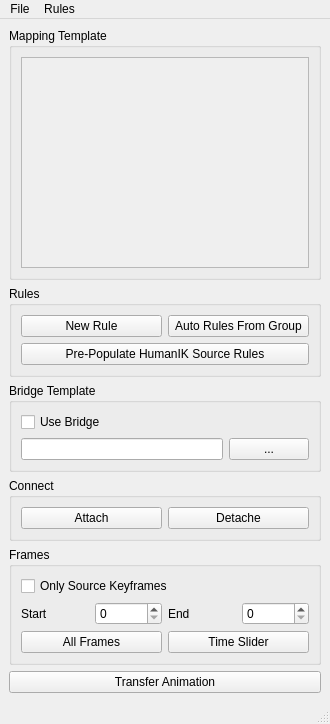
<?xml version="1.0" encoding="UTF-8"?>
<ui version="4.0">
 <class>MainWindow</class>
 <widget class="QMainWindow" name="MainWindow">
  <property name="geometry">
   <rect>
    <x>0</x>
    <y>0</y>
    <width>330</width>
    <height>724</height>
   </rect>
  </property>
  <property name="windowTitle">
   <string>MainWindow</string>
  </property>
  <widget class="QWidget" name="centralwidget">
   <layout class="QGridLayout" name="gridLayout_6">
    <item row="0" column="0">
     <layout class="QVBoxLayout" name="verticalLayout">
      <item>
       <widget class="QGroupBox" name="groupBox_2">
        <property name="title">
         <string>Mapping Template</string>
        </property>
        <layout class="QGridLayout" name="gridLayout">
         <item row="0" column="1">
          <widget class="QScrollArea" name="rules_scrollArea">
           <property name="widgetResizable">
            <bool>true</bool>
           </property>
           <widget class="QWidget" name="scrollAreaWidgetContents">
            <property name="geometry">
             <rect>
              <x>0</x>
              <y>0</y>
              <width>288</width>
              <height>247</height>
             </rect>
            </property>
           </widget>
          </widget>
         </item>
        </layout>
       </widget>
      </item>
      <item>
       <widget class="QGroupBox" name="groupBox">
        <property name="title">
         <string>Rules</string>
        </property>
        <layout class="QGridLayout" name="gridLayout_2">
         <item row="0" column="0">
          <layout class="QHBoxLayout" name="horizontalLayout">
           <item>
            <widget class="QPushButton" name="newRule_pushButton">
             <property name="text">
              <string>New Rule</string>
             </property>
            </widget>
           </item>
           <item>
            <widget class="QPushButton" name="autoRulesFromGroup_pushButton">
             <property name="text">
              <string>Auto Rules From Group</string>
             </property>
            </widget>
           </item>
          </layout>
         </item>
         <item row="1" column="0">
          <widget class="QPushButton" name="prepopulateHumanIKRules_pushButton">
           <property name="text">
            <string>Pre-Populate HumanIK Source Rules</string>
           </property>
          </widget>
         </item>
        </layout>
       </widget>
      </item>
      <item>
       <widget class="QGroupBox" name="groupBox_5">
        <property name="title">
         <string>Bridge Template</string>
        </property>
        <layout class="QGridLayout" name="gridLayout_5">
         <item row="1" column="0">
          <layout class="QHBoxLayout" name="horizontalLayout_5">
           <item>
            <widget class="QLineEdit" name="source_lineEdit_2"/>
           </item>
           <item>
            <widget class="QPushButton" name="pushButton_10">
             <property name="text">
              <string>...</string>
             </property>
            </widget>
           </item>
          </layout>
         </item>
         <item row="0" column="0">
          <widget class="QCheckBox" name="checkBox_2">
           <property name="text">
            <string>Use Bridge</string>
           </property>
          </widget>
         </item>
        </layout>
       </widget>
      </item>
      <item>
       <widget class="QGroupBox" name="groupBox_3">
        <property name="title">
         <string>Connect</string>
        </property>
        <layout class="QGridLayout" name="gridLayout_3">
         <item row="0" column="0">
          <layout class="QHBoxLayout" name="horizontalLayout_2">
           <item>
            <widget class="QPushButton" name="attach_pushButton">
             <property name="text">
              <string>Attach</string>
             </property>
            </widget>
           </item>
           <item>
            <widget class="QPushButton" name="dettach_pushButton">
             <property name="text">
              <string>Detache</string>
             </property>
            </widget>
           </item>
          </layout>
         </item>
        </layout>
       </widget>
      </item>
      <item>
       <widget class="QGroupBox" name="groupBox_6">
        <property name="title">
         <string>Frames</string>
        </property>
        <layout class="QGridLayout" name="gridLayout_4">
         <item row="0" column="0">
          <widget class="QCheckBox" name="checkBox">
           <property name="text">
            <string>Only Source Keyframes</string>
           </property>
          </widget>
         </item>
         <item row="1" column="0">
          <layout class="QHBoxLayout" name="horizontalLayout_4">
           <item>
            <widget class="QLabel" name="label">
             <property name="text">
              <string>Start</string>
             </property>
            </widget>
           </item>
           <item>
            <widget class="QSpinBox" name="spinBox"/>
           </item>
           <item>
            <widget class="QLabel" name="label_2">
             <property name="text">
              <string>End</string>
             </property>
            </widget>
           </item>
           <item>
            <widget class="QSpinBox" name="spinBox_2"/>
           </item>
          </layout>
         </item>
         <item row="2" column="0">
          <layout class="QHBoxLayout" name="horizontalLayout_3">
           <item>
            <widget class="QPushButton" name="attach_pushButton_2">
             <property name="text">
              <string>All Frames</string>
             </property>
            </widget>
           </item>
           <item>
            <widget class="QPushButton" name="dettach_pushButton_2">
             <property name="text">
              <string>Time Slider</string>
             </property>
            </widget>
           </item>
          </layout>
         </item>
        </layout>
       </widget>
      </item>
      <item>
       <widget class="QPushButton" name="pushButton_5">
        <property name="sizePolicy">
         <sizepolicy hsizetype="Minimum" vsizetype="Maximum">
          <horstretch>0</horstretch>
          <verstretch>20</verstretch>
         </sizepolicy>
        </property>
        <property name="minimumSize">
         <size>
          <width>0</width>
          <height>20</height>
         </size>
        </property>
        <property name="baseSize">
         <size>
          <width>0</width>
          <height>20</height>
         </size>
        </property>
        <property name="text">
         <string>Transfer Animation</string>
        </property>
       </widget>
      </item>
     </layout>
    </item>
   </layout>
  </widget>
  <widget class="QMenuBar" name="menubar">
   <property name="geometry">
    <rect>
     <x>0</x>
     <y>0</y>
     <width>330</width>
     <height>21</height>
    </rect>
   </property>
   <widget class="QMenu" name="menuFile">
    <property name="title">
     <string>File</string>
    </property>
    <addaction name="actionExport_Mapping_Template"/>
    <addaction name="separator"/>
    <addaction name="actionImport_Mapping_Template"/>
   </widget>
   <widget class="QMenu" name="menuRules">
    <property name="title">
     <string>Rules</string>
    </property>
    <addaction name="actionNew_Rule"/>
    <addaction name="actionAuto_Rules_From_Group"/>
    <addaction name="separator"/>
    <addaction name="actionClear_Incomplete_Rules"/>
   </widget>
   <addaction name="menuFile"/>
   <addaction name="menuRules"/>
  </widget>
  <widget class="QStatusBar" name="statusbar"/>
  <action name="actionExport_Mapping_Template">
   <property name="text">
    <string>Export Mapping Template</string>
   </property>
  </action>
  <action name="actionImport_Mapping_Template">
   <property name="text">
    <string>Import Mapping Template</string>
   </property>
  </action>
  <action name="actionNew_Rule">
   <property name="text">
    <string>New Rule</string>
   </property>
  </action>
  <action name="actionAuto_Rules_From_Group">
   <property name="text">
    <string>Auto Rules From Group</string>
   </property>
  </action>
  <action name="actionClear_Incomplete_Rules">
   <property name="text">
    <string>Clear Incomplete Rules</string>
   </property>
  </action>
 </widget>
 <resources/>
 <connections/>
</ui>
